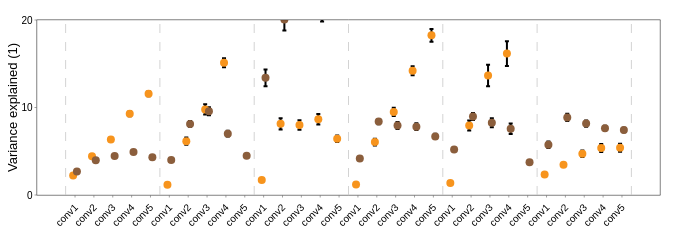

The cell this chart's notebook holds for it:
### Code cell
fig = plot_points_w_errorbars(plot_df, y_dp=None, sz=8, height=150, width=680, alpha=.6)
for i in range(model_df.shape[0] // 5 + 1):
    fig.add_vline(x=i*5-0.5, line_width=1, line_dash='dash', line_color='rgba(200, 200, 200, 0.8)')
fig.update_layout(yaxis_title='Variance explained (1)')
fig.update_xaxes(title_standoff=0, tickvals=plot_df['xtick'].unique(), ticktext=[s[-5:] for s in plot_df['name'].unique()], tickangle=-45)
fig.update_yaxes(title_standoff=0, range=[0,0.2], tickvals=[0,0.1,0.2], ticktext=['0','10','20'])
fig.write_image(results_folder / f'more_anns_var_{n_neurons}avg_{d}dim.pdf', scale=1, engine='kaleido')
fig.show()

### Figure 1 — Plotly figure (JSON) as saved in the notebook; plotly's stock layout.template omitted (floating-point values rounded to 4 significant figures)
{"data": [{"error_x": {"array": [0, 0, 0, 0, 0, 0, 0, 0, 0, 0, 0, 0, 0, 0, 0, 0, 0, 0, 0, 0, 0, 0, 0, 0, 0, 0, 0, 0, 0, 0, 0, 0, 0, 0, 0, 0, 0, 0, 0, 0, 0, 0, 0, 0, 0, 0, 0, 0, 0, 0, 0, 0, 0, 0, 0, 0, 0, 0, 0, 0], "color": "rgba(247, 148, 290.6)", "type": "data", "width": 2}, "error_y": {"array": [0.000435, 0.0008864, 0.001831, 0.001054, 0.00271, 0.001716, 0.002858, 0.001995, 0.002813, 0.00226, 0.0004035, 0.002014, 0.004108, 0.003303, 0.005812, 0.004492, 0.005143, 0.003266, 0.00765, 0.002041, 0.00189, 0.009486, 0.006376, 0.01268, 0.005556, 0.01335, 0.005974, 0.01104, 0.003697, 0.01513, 0.0004567, 0.002114, 0.003941, 0.002954, 0.004817, 0.003975, 0.005156, 0.003854, 0.007303, 0.002956, 0.0007143, 0.002773, 0.00572, 0.004022, 0.0122, 0.005178, 0.01406, 0.005979, 0.01038, 0.001063, 0.0009062, 0.003674, 0.001948, 0.004108, 0.003706, 0.003538, 0.004662, 0.00274, 0.004563, 0.002689], "color": "rgba(247, 148, 290.6)", "type": "data", "width": 2}, "marker": {"color": ["rgba(247, 148, 29, 1)", "rgba(139, 94, 60, 1)", "rgba(247, 148, 29, 1)", "rgba(139, 94, 60, 1)", "rgba(247, 148, 29, 1)", "rgba(139, 94, 60, 1)", "rgba(247, 148, 29, 1)", "rgba(139, 94, 60, 1)", "rgba(247, 148, 29, 1)", "rgba(139, 94, 60, 1)", "rgba(247, 148, 29, 1)", "rgba(139, 94, 60, 1)", "rgba(247, 148, 29, 1)", "rgba(139, 94, 60, 1)", "rgba(247, 148, 29, 1)", "rgba(139, 94, 60, 1)", "rgba(247, 148, 29, 1)", "rgba(139, 94, 60, 1)", "rgba(247, 148, 29, 1)", "rgba(139, 94, 60, 1)", "rgba(247, 148, 29, 1)", "rgba(139, 94, 60, 1)", "rgba(247, 148, 29, 1)", "rgba(139, 94, 60, 1)", "rgba(247, 148, 29, 1)", "rgba(139, 94, 60, 1)", "rgba(247, 148, 29, 1)", "rgba(139, 94, 60, 1)", "rgba(247, 148, 29, 1)", "rgba(139, 94, 60, 1)", "rgba(247, 148, 29, 1)", "rgba(139, 94, 60, 1)", "rgba(247, 148, 29, 1)", "rgba(139, 94, 60, 1)", "rgba(247, 148, 29, 1)", "rgba(139, 94, 60, 1)", "rgba(247, 148, 29, 1)", "rgba(139, 94, 60, 1)", "rgba(247, 148, 29, 1)", "rgba(139, 94, 60, 1)", "rgba(247, 148, 29, 1)", "rgba(139, 94, 60, 1)", "rgba(247, 148, 29, 1)", "rgba(139, 94, 60, 1)", "rgba(247, 148, 29, 1)", "rgba(139, 94, 60, 1)", "rgba(247, 148, 29, 1)", "rgba(139, 94, 60, 1)", "rgba(247, 148, 29, 1)", "rgba(139, 94, 60, 1)", "rgba(247, 148, 29, 1)", "rgba(139, 94, 60, 1)", "rgba(247, 148, 29, 1)", "rgba(139, 94, 60, 1)", "rgba(247, 148, 29, 1)", "rgba(139, 94, 60, 1)", "rgba(247, 148, 29, 1)", "rgba(139, 94, 60, 1)", "rgba(247, 148, 29, 1)", "rgba(139, 94, 60, 1)"], "size": 8, "symbol": "circle"}, "mode": "markers", "showlegend": false, "type": "scatter", "x": [-0.1, 0.1, 0.9, 1.1, 1.9, 2.1, 2.9, 3.1, 3.9, 4.1, 4.9, 5.1, 5.9, 6.1, 6.9, 7.1, 7.9, 8.1, 8.9, 9.1, 9.9, 10.1, 10.9, 11.1, 11.9, 12.1, 12.9, 13.1, 13.9, 14.1, 14.9, 15.1, 15.9, 16.1, 16.9, 17.1, 17.9, 18.1, 18.9, 19.1, 19.9, 20.1, 20.9, 21.1, 21.9, 22.1, 22.9, 23.1, 23.9, 24.1, 24.9, 25.1, 25.9, 26.1, 26.9, 27.1, 27.9, 28.1, 28.9, 29.1], "y": [0.02237, 0.02678, 0.04419, 0.03982, 0.06355, 0.04447, 0.09287, 0.04922, 0.1157, 0.04317, 0.01186, 0.04, 0.06154, 0.08118, 0.09783, 0.09575, 0.1512, 0.07007, 0.2219, 0.04472, 0.0171, 0.1339, 0.08137, 0.2006, 0.08, 0.222, 0.0865, 0.2092, 0.06424, 0.27, 0.01194, 0.04163, 0.06045, 0.08388, 0.09499, 0.0794, 0.1421, 0.07802, 0.1825, 0.06691, 0.01358, 0.05194, 0.0793, 0.08965, 0.1366, 0.08261, 0.1616, 0.07573, 0.2221, 0.03736, 0.02344, 0.05743, 0.03466, 0.08866, 0.04709, 0.08163, 0.05367, 0.07639, 0.05388, 0.0743]}], "layout": {"autosize": false, "font": {"color": "black", "family": "arial", "size": 11}, "height": 150, "margin": {"b": 20, "l": 20, "pad": 0, "r": 20, "t": 20}, "paper_bgcolor": "rgba(255,255,255,255)", "plot_bgcolor": "rgba(255,255,255,0)", "shapes": [{"line": {"color": "rgba(200, 200, 200, 0.8)", "dash": "dash", "width": 1}, "type": "line", "x0": -0.5, "x1": -0.5, "xref": "x", "y0": 0, "y1": 1, "yref": "y domain"}, {"line": {"color": "rgba(200, 200, 200, 0.8)", "dash": "dash", "width": 1}, "type": "line", "x0": 4.5, "x1": 4.5, "xref": "x", "y0": 0, "y1": 1, "yref": "y domain"}, {"line": {"color": "rgba(200, 200, 200, 0.8)", "dash": "dash", "width": 1}, "type": "line", "x0": 9.5, "x1": 9.5, "xref": "x", "y0": 0, "y1": 1, "yref": "y domain"}, {"line": {"color": "rgba(200, 200, 200, 0.8)", "dash": "dash", "width": 1}, "type": "line", "x0": 14.5, "x1": 14.5, "xref": "x", "y0": 0, "y1": 1, "yref": "y domain"}, {"line": {"color": "rgba(200, 200, 200, 0.8)", "dash": "dash", "width": 1}, "type": "line", "x0": 19.5, "x1": 19.5, "xref": "x", "y0": 0, "y1": 1, "yref": "y domain"}, {"line": {"color": "rgba(200, 200, 200, 0.8)", "dash": "dash", "width": 1}, "type": "line", "x0": 24.5, "x1": 24.5, "xref": "x", "y0": 0, "y1": 1, "yref": "y domain"}, {"line": {"color": "rgba(200, 200, 200, 0.8)", "dash": "dash", "width": 1}, "type": "line", "x0": 29.5, "x1": 29.5, "xref": "x", "y0": 0, "y1": 1, "yref": "y domain"}], "width": 680, "xaxis": {"linecolor": "black", "linewidth": 0.5, "mirror": true, "showgrid": false, "showline": true, "showticklabels": true, "tickangle": -45, "tickfont": {"color": "black", "family": "arial", "size": 10}, "ticklen": 2, "ticks": "outside", "ticktext": ["conv1", "conv2", "conv3", "conv4", "conv5", "conv1", "conv2", "conv3", "conv4", "conv5", "conv1", "conv2", "conv3", "conv4", "conv5", "conv1", "conv2", "conv3", "conv4", "conv5", "conv1", "conv2", "conv3", "conv4", "conv5", "conv1", "conv2", "conv3", "conv4", "conv5"], "tickvals": [0, 1, 2, 3, 4, 5, 6, 7, 8, 9, 10, 11, 12, 13, 14, 15, 16, 17, 18, 19, 20, 21, 22, 23, 24, 25, 26, 27, 28, 29], "tickwidth": 0.5, "title": {"standoff": 0}}, "yaxis": {"linecolor": "black", "linewidth": 0.5, "mirror": true, "range": [0, 0.2], "showgrid": false, "showline": true, "showticklabels": true, "tickfont": {"color": "black", "family": "arial", "size": 10}, "ticklen": 2, "ticks": "outside", "ticktext": ["0", "10", "20"], "tickvals": [0, 0.1, 0.2], "tickwidth": 0.5, "title": {"standoff": 0, "text": "Variance explained (1)"}}}}
